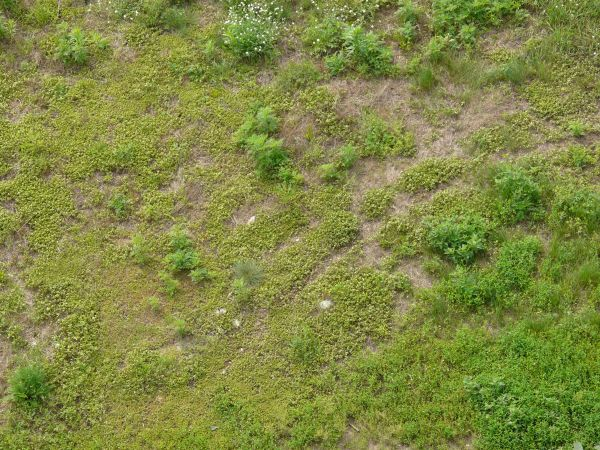
#> input picture Computer Vision/Data Training/grass/grass1.jpg, 600 x 450 px; its folder holds 4 pictures in this run
$ python grassGLCM.py   (older library calls are emulated)
#> lines starting #> are read from the running program, lines starting #| are printed output that depends on the picture; long printed decimals are rounded
import numpy as np
import matplotlib.pyplot as plt
import cv2
from skimage.feature import graycomatrix, graycoprops
import random

# === image read ==
img = 'grass'
def printFormat(num):
    if (num < 10):
        print(format(num, '.6f'), end='')
    elif (num >= 10 and num < 100):
        print(format(num, '.5f'), end='')
    elif (num >= 100 and num < 1000):
        print(format(num, '.4f'), end='')
    else:
        print(format(num, '.3f'), end='')

for loop in range(1, 11):
    imgNo = img + str(loop)
    image = cv2.imread(imgNo + '.jpg', cv2.IMREAD_GRAYSCALE)
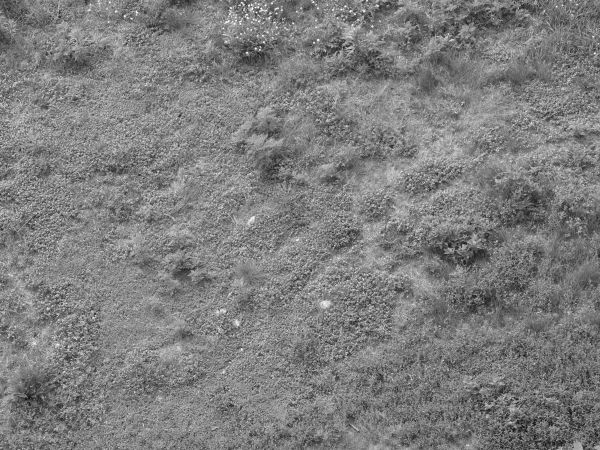
#> image: shape (450, 600); min 7, max 255, mean 126.1

    # === image grass and sky ===
    PATCH_SIZE = 32
    h, w = image.shape
#> h = 450; w = 600

    locations = []
    for i in range(10):
        x = random.randrange(0 + PATCH_SIZE / 2, w - PATCH_SIZE / 2)
        y = random.randrange(0 + PATCH_SIZE / 2, h - PATCH_SIZE / 2)
        locations.append((y, x))

    patches = list()
    for loc in locations:
        patches.append(image[loc[0] - int(PATCH_SIZE / 2):loc[0] + int(PATCH_SIZE / 2),
                            loc[1] - int(PATCH_SIZE / 2):loc[1] + int(PATCH_SIZE / 2)])
#> after the loop, patches = 10 items
    # === cutted grass and sky area with GLCM ===
    dissim = list()
    correl = list()
    contra = list()
    homoge = list()
    energy = list()
    ASM = list()
    for patch in (patches):
        # print(patch)
        glcm = graycomatrix(patch, distances=[1], angles=[0], levels=256, symmetric=False, normed=True)
        dissim.append(graycoprops(glcm, 'dissimilarity')[0, 0])
        correl.append(graycoprops(glcm, 'correlation')[0, 0])
        contra.append(graycoprops(glcm, 'contrast')[0, 0])
        homoge.append(graycoprops(glcm, 'homogeneity')[0, 0])
        energy.append(graycoprops(glcm, 'energy')[0, 0])
        ASM.append(graycoprops(glcm, 'ASM')[0, 0])
#> this loop made 10 passes
#> after the loop, ASM = [0.00119, 0.00114, 0.00112, 0.00116, 0.00112, 0.00112, 0.00122, 0.00112, 0.00118, 0.00126]; contra = [694.8, 589.6, 780.9, 466.4, 749.9, 923.6, 429.7, 872, 569, 474.5]; correl = [0.304, 0.714, 0.43, 0.681, 0.552, 0.441, 0.554, 0.445, 0.491, 0.349]; dissim = [21.14, 18.72, 22.35, 16.71, 21.38, 23.99, 15.67, 23.43, 18.73, 16.88]; energy = [0.0345, 0.0338, 0.0335, 0.034, 0.0335, 0.0335, 0.035, 0.0334, 0.0344, 0.0355]; homoge = [0.0426, 0.0519, 0.0489, 0.054, 0.0456, 0.0336, 0.0649, 0.0435, 0.05, 0.0702]

    # print(len(dissim))
    dis = 0
    cor = 0
    con = 0
    hom = 0
    ene = 0
    asm = 0
    for i in range(len(dissim)):
        print(img + str(loop - 1) + str(i) + "\t\t", end='')
        printFormat(dissim[i])
        print("\t\t", end='')
        printFormat(correl[i])
        print("\t\t", end='')
        printFormat(contra[i])
        print("\t\t", end='')
        printFormat(homoge[i])
        print("\t\t", end='')
        printFormat(energy[i])
        print("\t\t", end='')
        printFormat(ASM[i])
        print("")
#> pass 3 of the loop `for loop in range(1, 11):`:
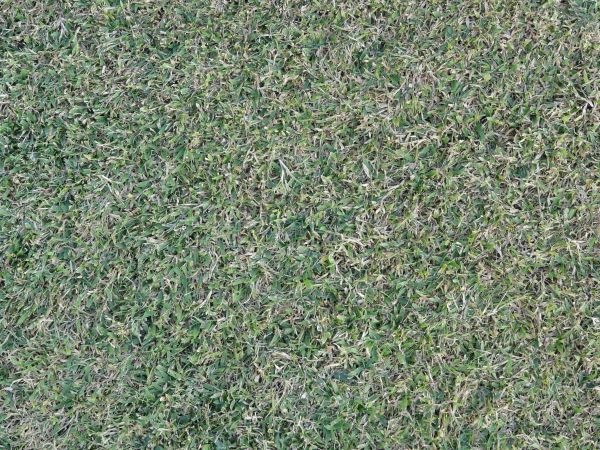
#> input picture Computer Vision/Data Training/grass/grass3.jpg, 600 x 450 px
#> `image = cv2.imread(imgNo + '.jpg', cv2.IMREAD_GRAYSCALE)`:
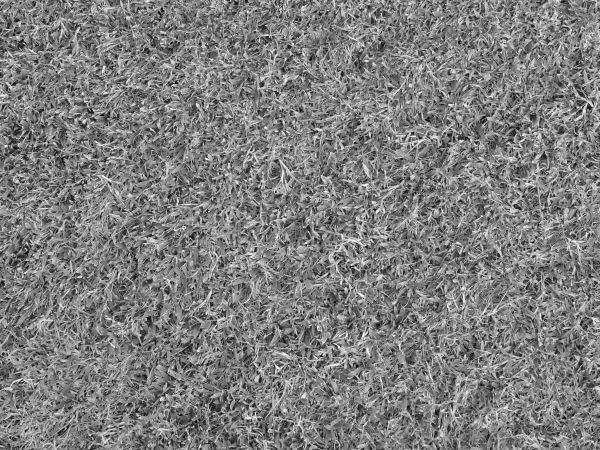
#> image: shape (450, 600); min 0, max 255, mean 126.5
#> the loop `for patch in (patches):` made 10 passes
#> after the loop `for patch in (patches):`: ASM = [0.00107, 0.00109, 0.00107, 0.00106, 0.00108, 0.00104, 0.00106, 0.00107, 0.00108, 0.00106]; contra = [1347.1, 1166.7, 1337.8, 1499, 1330, 1434.6, 1644.9, 1358, 1377, 1369.7]; correl = [0.419, 0.552, 0.461, 0.459, 0.51, 0.602, 0.491, 0.576, 0.65, 0.483]; dissim = [28.18, 26.16, 28.13, 30.11, 27.97, 29.43, 31.44, 27.74, 28.48, 28.74]; energy = [0.0328, 0.033, 0.0327, 0.0326, 0.0329, 0.0323, 0.0325, 0.0327, 0.0328, 0.0326]; homoge = [0.0373, 0.0436, 0.0451, 0.0334, 0.0383, 0.0346, 0.0326, 0.0396, 0.0303, 0.0352]
#> the loop `for i in range(len(dissim)):` made 10 passes
#| grass20		28.184		0.4195		1347.130		0.03731		0.03276		0.001073
#| grass21		26.162		0.5518		1166.697		0.04361		0.033		0.001089
#| grass22		28.129		0.4611		1337.774		0.04509		0.03273		0.001071
#| grass23		30.112		0.4588		1498.993		0.03336		0.0326		0.001063
#| grass24		27.968		0.5103		1330.034		0.03827		0.03285		0.001079
#> (further printed lines are left out)
#> (the run stopped early here; a loop or call above may not have finished)
